Frame 1 (no input): blank canvas, image omitted
Frame 60 (the mouse pressed at the canvas centre just before this capture): blank canvas, image omitted
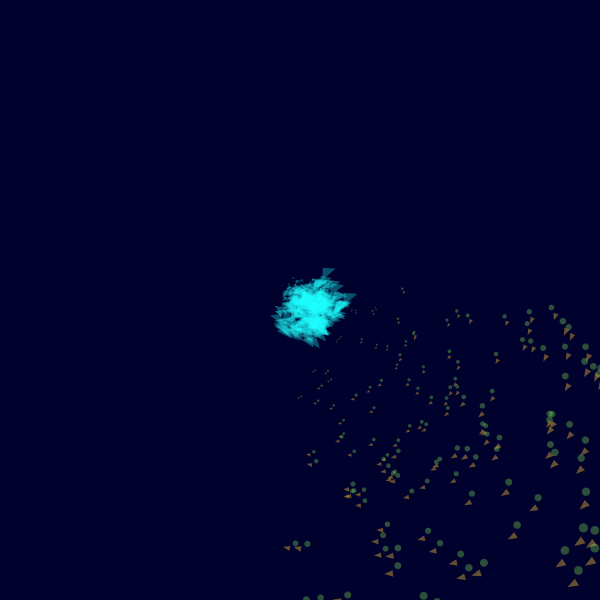
Frame 120 (the mouse held since frame 60 and released just before this capture)

The Processing sketch whose frames 1 and 60 were blank and that drew this single picture after the mouse press (run headless with seeded random() and noise(); from frame 60 on, the mouse is pressed at the canvas centre):

// Processing sketch: processing_94229
// ── processing_94229.pde

void setup(){
  size(600, 600);
  background(300);
  noStroke();
}

void splatter(){
  pushMatrix();
  translate(random(-20,20), random(-20, 20));
 scale(random(0.1,2));
  
 
beginShape();
 fill(30,255,255,80);
triangle(10,5,15,10,5,10);
translate(width/2, height/2);
rotate(PI/3.0);
 fill(255,0,0,80);
triangle(6, 8, 10, 20, 15, 8);
 fill(140,250,95,80);
 ellipse(0,0,10,10);

endShape();
popMatrix();
}


void smallSplot(){
    pushMatrix();
  popMatrix();
}

void bigSplot(){
  
  pushMatrix();
  translate(random(-10, 10), random(-10, 10));
  scale(random(0.2,3));
  smallSplot();
smallSplot();
smallSplot();
smallSplot();
smallSplot();
}
void drawBrush(){
splatter();
splatter();
splatter();
splatter();
splatter();
splatter(); 
splatter();
}

void draw() {

  
  if  (mousePressed){
    translate(mouseX, mouseY);
    translate(random(-3, 3), random(-3,3));
    rotate(radians(random(-45,45)));
drawBrush();
} else{

}
}
